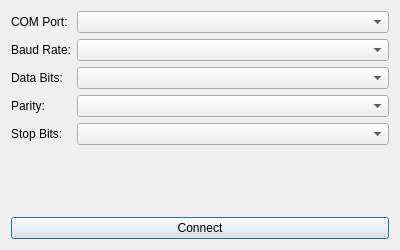
<?xml version="1.0" encoding="UTF-8"?>
<ui version="4.0">
 <class>ConnectionDialog</class>
 <widget class="QDialog" name="ConnectionDialog">
  <property name="geometry">
   <rect><x>0</x><y>0</y><width>400</width><height>250</height></rect>
  </property>
  <property name="windowTitle">
   <string>Connect to Device</string>
  </property>
  <layout class="QVBoxLayout">
   <item>
    <layout class="QFormLayout">
     <item row="0" column="0"><widget class="QLabel"><property name="text"><string>COM Port:</string></property></widget></item>
     <item row="0" column="1"><widget class="QComboBox" name="comPortCombo"/></item>
     <item row="1" column="0"><widget class="QLabel"><property name="text"><string>Baud Rate:</string></property></widget></item>
     <item row="1" column="1"><widget class="QComboBox" name="baudCombo"/></item>
     <item row="2" column="0"><widget class="QLabel"><property name="text"><string>Data Bits:</string></property></widget></item>
     <item row="2" column="1"><widget class="QComboBox" name="dataBitsCombo"/></item>
     <item row="3" column="0"><widget class="QLabel"><property name="text"><string>Parity:</string></property></widget></item>
     <item row="3" column="1"><widget class="QComboBox" name="parityCombo"/></item>
     <item row="4" column="0"><widget class="QLabel"><property name="text"><string>Stop Bits:</string></property></widget></item>
     <item row="4" column="1"><widget class="QComboBox" name="stopBitsCombo"/></item>
    </layout>
   </item>
   <item>
    <widget class="QPushButton" name="connectBtn">
     <property name="text"><string>Connect</string></property>
    </widget>
   </item>
  </layout>
 </widget>
 <resources/>
 <connections/>
</ui>
